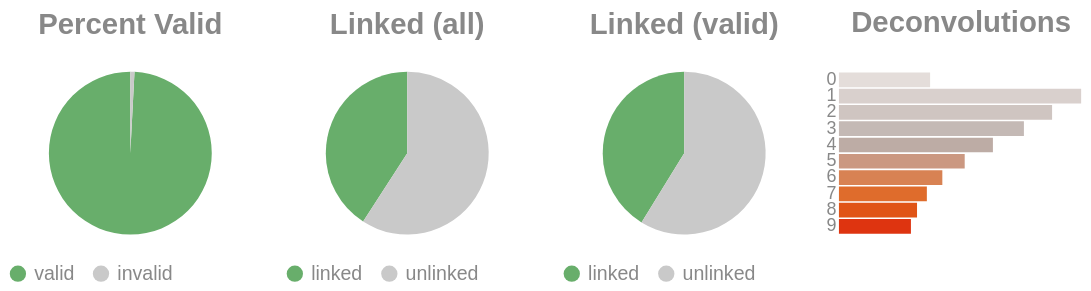

The code cell stored with this chart in its notebook:
### Code cell
if SKIPLR:
    pass
else:
    clash = Counter()
    for i in valids['molecule']:
        _mol = i.split("-")
        if len(_mol) == 1:
            clash.update('0')
        else:
            clash.update(_mol[-1])

    _d = {"deconvolutions": [], 'count': []}
    for k,v in clash.items():
        _d['deconvolutions'].append(k)
        _d['count'].append(v)

    tot_valid = valids['reads'].sum()
    mask = valids['reads'] >= 2
    n_linked_reads = valids.loc[mask, 'reads'].sum()
    perc_valid = round(tot_valid / n_reads, 4)
    linked_perc_abs = round(n_linked_reads / n_reads, 4)
    linked_perc = round(n_linked_reads / tot_valid, 4)

    _valid = pd.DataFrame({"valids": ['valid', 'invalid'] , "count":  [tot_valid, n_reads - tot_valid]})
    _linked_abs = pd.DataFrame({"linked (absolute)": ['linked', 'unlinked'] , "count":  [n_linked_reads, n_reads - n_linked_reads]})
    _linked_rel = pd.DataFrame({"linked (valids)": ['linked', 'unlinked'] , "count":  [n_linked_reads, tot_valid - n_linked_reads]})

    (
        alt.hconcat(
            piechart(_valid, goodval = 'valid', title = "Percent Valid"),
            piechart(_linked_abs, goodval = "linked", title =  "Linked (all)"),
            piechart(_linked_rel, goodval = "linked", title =  "Linked (valid)"),
            convolutionbar(pd.DataFrame(_d), title = "Deconvolutions"),
            center = True,
            bounds = 'flush'
        )
        .resolve_scale(color='independent')
        .resolve_legend('independent')
        .properties(usermeta={'embedOptions': {"actions": False}})
    ).display()

### Figure 1 — Vega-Lite specification as saved in the notebook (floating-point values rounded to 4 significant figures)
{"width": "container", "height": 400, "config": {"title": {"anchor": "start", "dy": -15, "fontSize": 18, "color": "#888888", "subtitleColor": "#888888", "subtitleFontSize": 14}, "arc": {"fill": "#0072B2"}, "axis": {"domainColor": "#888888", "domainWidth": 0.5, "gridWidth": 0.2, "grid": false, "titleFontWeight": 400, "titleFontSize": 15, "labelFontSize": 11, "labelColor": "#888888", "tickColor": "#888888", "tickWidth": 0.2, "titleColor": "#888888"}, "axisBand": {"grid": false}, "axisX": {"grid": true, "tickSize": 10, "domainCap": "round"}, "axisY": {"domain": false, "grid": true, "tickSize": 0, "domainCap": "round"}, "background": "transparent", "header": {"labelFontSize": 15, "labelColor": "#888888", "titleFontSize": 15, "titleFontWeight": 600, "titleColor": "#888888"}, "legend": {"labelFont": "sans-serif", "labelFontSize": 12, "labelColor": "#888888", "symbolSize": 100, "symbolType": "circle", "titleFontSize": 12, "titlePadding": 10, "titleColor": "#888888", "title": null}, "range": {"category": ["#E69F00", "#56B4E9", "#009E73", "#F0E442", "#0072B2", "#D55E00", "#CC79A7", "#000000"], "diverging": ["#cfe8f3", "#a2d4ec", "#73bfe2", "#46abdb", "#1696d2", "#12719e"]}, "area": {"fill": "#0072B2", "fillOpacity": 0.7, "line": true, "strokeOpacity": 0.7}, "line": {"color": "#0072B2", "stroke": "#0072B2", "strokeWidth": 2}, "trail": {"color": "#0072B2", "stroke": "#0072B2", "strokeWidth": 0, "size": 1}, "point": {"filled": true}, "text": {"color": "#888888", "fontSize": 11, "align": "right", "fontWeight": 400, "size": 11}, "bar": {"fill": "#0072B2", "stroke": null}, "view": {"stroke": null, "continuousWidth": 660, "continuousHeight": 400}}, "hconcat": [{"data": {"name": "data-1b7c5ea645438d77875fcd5b16a94869"}, "mark": {"type": "arc"}, "encoding": {"color": {"field": "valids", "legend": {"orient": "bottom", "title": null}, "scale": {"domain": ["valid", "invalid"], "range": ["#68ae6b", "#C9C9C9"]}, "title": "Valids", "type": "nominal"}, "theta": {"field": "count", "type": "quantitative"}, "tooltip": [{"field": "valids", "title": "Valids", "type": "ordinal"}, {"field": "percent", "format": ".2%", "title": "Percent", "type": "quantitative"}, {"field": "count", "title": "Count", "type": "quantitative"}]}, "height": 100, "title": {"text": "Percent Valid", "align": "center", "anchor": "middle"}, "transform": [{"calculate": "datum.count / 25126216", "as": "percent"}], "width": 150}, {"data": {"name": "data-aa91c31050eadca5b13f004474bc8445"}, "mark": {"type": "arc"}, "encoding": {"color": {"field": "linked (absolute)", "legend": {"orient": "bottom", "title": null}, "scale": {"domain": ["linked", "unlinked"], "range": ["#68ae6b", "#C9C9C9"]}, "title": "Linked (Absolute)", "type": "nominal"}, "theta": {"field": "count", "type": "quantitative"}, "tooltip": [{"field": "linked (absolute)", "title": "Linked (Absolute)", "type": "ordinal"}, {"field": "percent", "format": ".2%", "title": "Percent", "type": "quantitative"}, {"field": "count", "title": "Count", "type": "quantitative"}]}, "height": 100, "title": {"text": "Linked (all)", "align": "center", "anchor": "middle"}, "transform": [{"calculate": "datum.count / 25126216", "as": "percent"}], "width": 150}, {"data": {"name": "data-2ef3c0b986e808c8794994f5160103c5"}, "mark": {"type": "arc"}, "encoding": {"color": {"field": "linked (valids)", "legend": {"orient": "bottom", "title": null}, "scale": {"domain": ["linked", "unlinked"], "range": ["#68ae6b", "#C9C9C9"]}, "title": "Linked (Valids)", "type": "nominal"}, "theta": {"field": "count", "type": "quantitative"}, "tooltip": [{"field": "linked (valids)", "title": "Linked (Valids)", "type": "ordinal"}, {"field": "percent", "format": ".2%", "title": "Percent", "type": "quantitative"}, {"field": "count", "title": "Count", "type": "quantitative"}]}, "height": 100, "title": {"text": "Linked (valid)", "align": "center", "anchor": "middle"}, "transform": [{"calculate": "datum.count / 24920382", "as": "percent"}], "width": 150}, {"data": {"name": "data-f8339c29ed67300f434f51d757973a32"}, "mark": {"type": "bar"}, "encoding": {"color": {"field": "deconvolutions", "legend": null, "scale": {"scheme": "lightgreyred"}, "type": "nominal"}, "tooltip": [{"field": "deconvolutions", "title": "Deconvolutions", "type": "ordinal"}, {"field": "percent", "format": ".2%", "title": "Percent", "type": "quantitative"}, {"field": "count", "title": "Count", "type": "quantitative"}], "x": {"axis": null, "field": "count", "type": "quantitative"}, "y": {"field": "deconvolutions", "sort": "ascending", "title": null, "type": "nominal"}}, "height": 100, "title": {"text": "Deconvolutions", "align": "center", "anchor": "middle"}, "transform": [{"calculate": "datum.count / 33214313", "as": "percent"}], "width": 150}], "bounds": "flush", "center": true, "resolve": {"legend": {"angle": "independent"}, "scale": {"color": "independent"}}, "usermeta": {"embedOptions": {"actions": false}}, "$schema": "https://vega.github.io/schema/vega-lite/v6.4.1.json", "datasets": {"data-1b7c5ea645438d77875fcd5b16a94869": [{"valids": "valid", "count": 24920382}, {"valids": "invalid", "count": 205834}], "data-aa91c31050eadca5b13f004474bc8445": [{"linked (absolute)": "linked", "count": 10273687}, {"linked (absolute)": "unlinked", "count": 14852529}], "data-2ef3c0b986e808c8794994f5160103c5": [{"linked (valids)": "linked", "count": 10273687}, {"linked (valids)": "unlinked", "count": 14646695}], "data-f8339c29ed67300f434f51d757973a32": [{"deconvolutions": "0", "count": 2238768}, {"deconvolutions": "1", "count": 5947621}, {"deconvolutions": "2", "count": 5233910}, {"deconvolutions": "3", "count": 4541914}, {"deconvolutions": "4", "count": 3780882}, {"deconvolutions": "5", "count": 3088181}, {"deconvolutions": "6", "count": 2538964}, {"deconvolutions": "7", "count": 2158870}, {"deconvolutions": "8", "count": 1917564}, {"deconvolutions": "9", "count": 1767639}]}}
